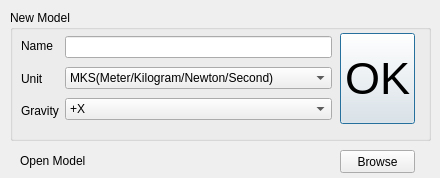
<?xml version="1.0" encoding="UTF-8"?>
<ui version="4.0">
 <class>DLG_NewModel</class>
 <widget class="QDialog" name="DLG_NewModel">
  <property name="windowModality">
   <enum>Qt::ApplicationModal</enum>
  </property>
  <property name="geometry">
   <rect>
    <x>0</x>
    <y>0</y>
    <width>440</width>
    <height>178</height>
   </rect>
  </property>
  <property name="sizePolicy">
   <sizepolicy hsizetype="Fixed" vsizetype="Fixed">
    <horstretch>0</horstretch>
    <verstretch>0</verstretch>
   </sizepolicy>
  </property>
  <property name="minimumSize">
   <size>
    <width>440</width>
    <height>178</height>
   </size>
  </property>
  <property name="maximumSize">
   <size>
    <width>440</width>
    <height>200</height>
   </size>
  </property>
  <property name="windowTitle">
   <string>New Model</string>
  </property>
  <property name="modal">
   <bool>true</bool>
  </property>
  <widget class="QGroupBox" name="GBNewModel">
   <property name="geometry">
    <rect>
     <x>10</x>
     <y>10</y>
     <width>421</width>
     <height>131</height>
    </rect>
   </property>
   <property name="font">
    <font>
     <weight>50</weight>
     <bold>false</bold>
    </font>
   </property>
   <property name="autoFillBackground">
    <bool>false</bool>
   </property>
   <property name="title">
    <string>New Model</string>
   </property>
   <widget class="QPushButton" name="PB_Ok">
    <property name="geometry">
     <rect>
      <x>330</x>
      <y>23</y>
      <width>75</width>
      <height>91</height>
     </rect>
    </property>
    <property name="font">
     <font>
      <pointsize>34</pointsize>
     </font>
    </property>
    <property name="text">
     <string>OK</string>
    </property>
   </widget>
   <widget class="QWidget" name="layoutWidget">
    <property name="geometry">
     <rect>
      <x>11</x>
      <y>23</y>
      <width>311</width>
      <height>91</height>
     </rect>
    </property>
    <layout class="QHBoxLayout" name="horizontalLayout">
     <item>
      <layout class="QVBoxLayout" name="layout_1">
       <item>
        <widget class="QLabel" name="L_Name">
         <property name="text">
          <string>Name</string>
         </property>
        </widget>
       </item>
       <item>
        <widget class="QLabel" name="L_Unit">
         <property name="text">
          <string>Unit</string>
         </property>
        </widget>
       </item>
       <item>
        <widget class="QLabel" name="L_Gravity">
         <property name="text">
          <string>Gravity</string>
         </property>
        </widget>
       </item>
      </layout>
     </item>
     <item>
      <layout class="QVBoxLayout" name="Layout_2">
       <item>
        <widget class="QLineEdit" name="LE_Name"/>
       </item>
       <item>
        <widget class="QComboBox" name="CB_Unit">
         <item>
          <property name="text">
           <string>MKS(Meter/Kilogram/Newton/Second)</string>
          </property>
         </item>
        </widget>
       </item>
       <item>
        <widget class="QComboBox" name="CB_GravityDirection">
         <item>
          <property name="text">
           <string>+X</string>
          </property>
         </item>
         <item>
          <property name="text">
           <string>+Y</string>
          </property>
         </item>
         <item>
          <property name="text">
           <string>+Z</string>
          </property>
         </item>
         <item>
          <property name="text">
           <string>-X</string>
          </property>
         </item>
         <item>
          <property name="text">
           <string>-Y</string>
          </property>
         </item>
         <item>
          <property name="text">
           <string>-Z</string>
          </property>
         </item>
        </widget>
       </item>
      </layout>
     </item>
    </layout>
   </widget>
  </widget>
  <widget class="QLabel" name="LOpenModel">
   <property name="geometry">
    <rect>
     <x>20</x>
     <y>153</y>
     <width>81</width>
     <height>16</height>
    </rect>
   </property>
   <property name="text">
    <string>Open Model</string>
   </property>
  </widget>
  <widget class="QPushButton" name="PB_Browse">
   <property name="geometry">
    <rect>
     <x>340</x>
     <y>150</y>
     <width>75</width>
     <height>23</height>
    </rect>
   </property>
   <property name="styleSheet">
    <string notr="true">border-bottom-color: qlineargradient(spread:pad, x1:0, y1:0, x2:0, y2:1, stop:0 rgba(255, 0, 0, 255), stop:0.339795 rgba(255, 0, 0, 255), stop:0.339799 rgba(255, 255, 255, 255), stop:0.662444 rgba(255, 255, 255, 255), stop:0.662469 rgba(0, 0, 255, 255), stop:1 rgba(0, 0, 255, 255));</string>
   </property>
   <property name="text">
    <string>Browse</string>
   </property>
   <property name="default">
    <bool>false</bool>
   </property>
   <property name="flat">
    <bool>false</bool>
   </property>
  </widget>
 </widget>
 <tabstops>
  <tabstop>LE_Name</tabstop>
  <tabstop>CB_Unit</tabstop>
  <tabstop>CB_GravityDirection</tabstop>
  <tabstop>PB_Ok</tabstop>
  <tabstop>PB_Browse</tabstop>
 </tabstops>
 <resources/>
 <connections/>
</ui>
